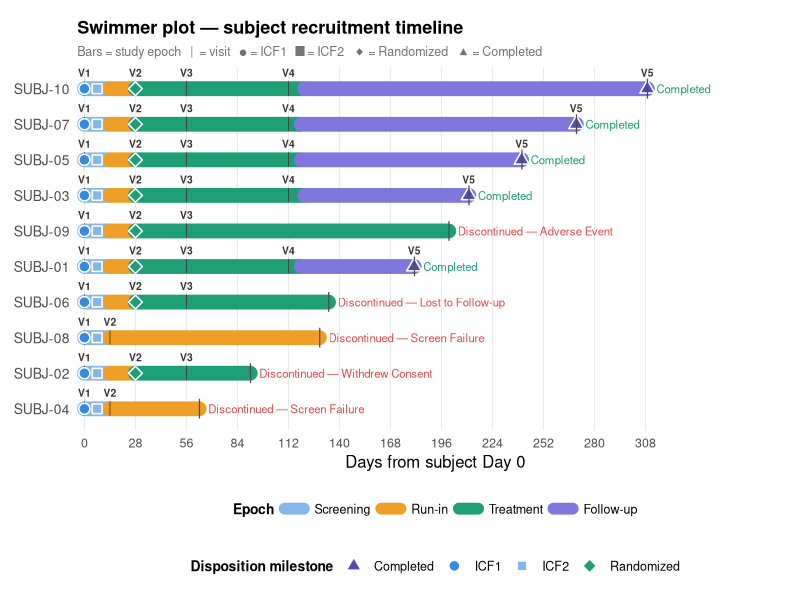

The R script that drew this image:
library(ggplot2)
library(dplyr)

# ── Data ───────────────────────────────────────────────────────────────────────
# All days are relative to each subject's own Day 0 (first study contact)

subjects_df <- data.frame(
  subject_id = paste0("SUBJ-", sprintf("%02d", 1:10)),
  site       = c("Site A","Site A","Site B","Site B","Site C",
                 "Site C","Site A","Site B","Site C","Site A"),
  stringsAsFactors = FALSE
)

epochs <- data.frame(
  subject_id  = c(
    rep("SUBJ-01",4), rep("SUBJ-02",3), rep("SUBJ-03",4),
    rep("SUBJ-04",2), rep("SUBJ-05",4), rep("SUBJ-06",3),
    rep("SUBJ-07",4), rep("SUBJ-08",2), rep("SUBJ-09",3),
    rep("SUBJ-10",4)
  ),
  epoch = c(
    "Screening","Run-in","Treatment","Follow-up",
    "Screening","Run-in","Treatment",
    "Screening","Run-in","Treatment","Follow-up",
    "Screening","Run-in",
    "Screening","Run-in","Treatment","Follow-up",
    "Screening","Run-in","Treatment",
    "Screening","Run-in","Treatment","Follow-up",
    "Screening","Run-in",
    "Screening","Run-in","Treatment",
    "Screening","Run-in","Treatment","Follow-up"
  ),
  # Each subject starts at day 0
  epoch_start = c(
    0,14,28,119,   0,14,28,   0,14,28,121,   0,14,
    0,14,28,119,   0,14,28,   0,14,28,119,   0,14,
    0,14,28,         0,14,28,121
  ),
  epoch_end = c(
    13,27,118,181,  13,27,91,  13,27,120,211,  13,63,
    13,27,118,240,  13,27,134,  13,27,118,270,  13,129,
    13,27,200,       13,27,120,309
  ),
  stringsAsFactors = FALSE
)

visits <- data.frame(
  subject_id = c(
    rep("SUBJ-01",5), rep("SUBJ-02",3), rep("SUBJ-03",5),
    rep("SUBJ-04",2), rep("SUBJ-05",5), rep("SUBJ-06",3),
    rep("SUBJ-07",5), rep("SUBJ-08",2), rep("SUBJ-09",3),
    rep("SUBJ-10",5)
  ),
  visit_label = c(
    "V1","V2","V3","V4","V5",
    "V1","V2","V3",
    "V1","V2","V3","V4","V5",
    "V1","V2",
    "V1","V2","V3","V4","V5",
    "V1","V2","V3",
    "V1","V2","V3","V4","V5",
    "V1","V2",
    "V1","V2","V3",
    "V1","V2","V3","V4","V5"
  ),
  visit_day = c(
    0,28,56,112,181,
    0,28,56,
    0,28,56,112,211,
    0,14,
    0,28,56,112,240,
    0,28,56,
    0,28,56,112,270,
    0,14,
    0,28,56,
    0,28,56,112,309
  ),
  stringsAsFactors = FALSE
)

# ── Disposition milestones (along the bar) ─────────────────────────────────────
milestones <- data.frame(
  subject_id    = c(
    rep("SUBJ-01",4), rep("SUBJ-02",3), rep("SUBJ-03",4),
    rep("SUBJ-04",2), rep("SUBJ-05",4), rep("SUBJ-06",3),
    rep("SUBJ-07",4), rep("SUBJ-08",2), rep("SUBJ-09",3),
    rep("SUBJ-10",4)
  ),
  milestone     = c(
    "ICF1","ICF2","Randomized","Completed",
    "ICF1","ICF2","Randomized",
    "ICF1","ICF2","Randomized","Completed",
    "ICF1","ICF2",
    "ICF1","ICF2","Randomized","Completed",
    "ICF1","ICF2","Randomized",
    "ICF1","ICF2","Randomized","Completed",
    "ICF1","ICF2",
    "ICF1","ICF2","Randomized",
    "ICF1","ICF2","Randomized","Completed"
  ),
  milestone_day = c(
    0,7,28,181,
    0,7,28,
    0,7,28,211,
    0,7,
    0,7,28,240,
    0,7,28,
    0,7,28,270,
    0,7,
    0,7,28,
    0,7,28,309
  ),
  stringsAsFactors = FALSE
)

# ── End-of-study disposition (label printed after bar end) ────────────────────
disposition <- data.frame(
  subject_id   = paste0("SUBJ-", sprintf("%02d", 1:10)),
  disp_label   = c(
    "Completed",
    "Discontinued — Withdrew Consent",
    "Completed",
    "Discontinued — Screen Failure",
    "Completed",
    "Discontinued — Lost to Follow-up",
    "Completed",
    "Discontinued — Screen Failure",
    "Discontinued — Adverse Event",
    "Completed"
  ),
  disp_day     = c(181, 91, 211, 63, 240, 134, 270, 129, 200, 309),
  completed    = c(TRUE,FALSE,TRUE,FALSE,TRUE,FALSE,TRUE,FALSE,FALSE,TRUE),
  stringsAsFactors = FALSE
)

# ── Subject order (longest bar on top) ────────────────────────────────────────
subj_order <- disposition %>% arrange(disp_day) %>% pull(subject_id)

epochs      <- epochs      %>% mutate(subject_id = factor(subject_id, levels = subj_order))
visits      <- visits      %>% mutate(subject_id = factor(subject_id, levels = subj_order))
milestones  <- milestones  %>% mutate(subject_id = factor(subject_id, levels = subj_order))
disposition <- disposition %>% mutate(subject_id = factor(subject_id, levels = subj_order))

# ── Colour / shape scales ─────────────────────────────────────────────────────
epoch_colors <- c(
  "Screening"  = "#85B7EB",
  "Run-in"     = "#EF9F27",
  "Treatment"  = "#1D9E75",
  "Follow-up"  = "#7F77DD"
)

milestone_shapes <- c(
  "ICF1"       = 21,   # filled circle
  "ICF2"       = 22,   # filled square
  "Randomized" = 23,   # filled diamond
  "Completed"  = 24    # filled triangle up
)

milestone_fills <- c(
  "ICF1"       = "#378ADD",
  "ICF2"       = "#85B7EB",
  "Randomized" = "#1D9E75",
  "Completed"  = "#534AB7"
)

# ── Plot ──────────────────────────────────────────────────────────────────────
max_day <- max(disposition$disp_day) + 80   # room for end labels

p <- ggplot() +
  
  # Epoch bars
  geom_segment(
    data = epochs,
    aes(x = epoch_start, xend = epoch_end,
        y = subject_id,  yend = subject_id,
        colour = epoch),
    linewidth = 5,
    lineend   = "round"
  ) +
  
  # Visit tick marks
  geom_point(
    data   = visits,
    aes(x  = visit_day, y = subject_id),
    shape  = 124,
    size   = 3.5,
    colour = "grey25"
  ) +
  
  # Visit labels above bar
  geom_text(
    data   = visits,
    aes(x  = visit_day, y = subject_id, label = visit_label),
    vjust  = -1.5,
    size   = 2.6,
    colour = "grey20",
    fontface = "bold"
  ) +
  
  # Milestone markers ON the bar
  geom_point(
    data   = milestones,
    aes(x  = milestone_day, y = subject_id,
        shape = milestone, fill = milestone),
    size   = 3.2,
    colour = "white",
    stroke = 0.8
  ) +
  
  # End-of-bar disposition label
  geom_text(
    data      = disposition,
    aes(x     = disp_day + 5,
        y     = subject_id,
        label = disp_label,
        colour = completed),   # recycle colour aesthetic
    hjust     = 0,
    size      = 2.9,
    fontface  = "plain",
    show.legend = FALSE
  ) +
  
  # Thin vertical line at end of each bar
  geom_point(
    data   = disposition,
    aes(x  = disp_day, y = subject_id),
    shape  = 124,
    size   = 5,
    colour = "grey30"
  ) +
  
  # ── Scales ──────────────────────────────────────────────────────────────────
  scale_colour_manual(
    values = c(
      "Screening" = "#85B7EB","Run-in" = "#EF9F27",
      "Treatment" = "#1D9E75","Follow-up" = "#7F77DD",
      "TRUE"  = "#1D9E75",   # Completed label colour
      "FALSE" = "#E24B4A"    # Discontinued label colour
    ),
    breaks = c("Screening","Run-in","Treatment","Follow-up"),
    name   = "Epoch"
  ) +
  
  scale_fill_manual(
    values = milestone_fills,
    name   = "Disposition milestone"
  ) +
  
  scale_shape_manual(
    values = milestone_shapes,
    name   = "Disposition milestone"
  ) +
  
  scale_x_continuous(
    name   = "Days from subject Day 0",
    breaks = seq(0, 320, by = 28),
    expand = expansion(mult = c(0.01, 0.0))
  ) +
  
  coord_cartesian(xlim = c(0, max_day)) +
  
  labs(
    title    = "Swimmer plot — subject recruitment timeline",
    subtitle = paste0(
      "Bars = study epoch   |  = visit   ",
      "\u25CF = ICF1   \u25A0 = ICF2   \u25C6 = Randomized   \u25B2 = Completed"
    ),
    y = NULL
  ) +
  
  theme_minimal(base_size = 12) +
  theme(
    panel.grid.major.y = element_blank(),
    panel.grid.minor   = element_blank(),
    panel.grid.major.x = element_line(colour = "grey92", linewidth = 0.4),
    axis.text.x        = element_text(size = 9),
    axis.text.y        = element_text(size = 10),
    legend.position    = "bottom",
    legend.box         = "vertical",
    legend.title       = element_text(face = "bold", size = 10),
    legend.text        = element_text(size = 9),
    plot.title         = element_text(face = "bold", size = 13),
    plot.subtitle      = element_text(colour = "grey45", size = 9),
    plot.margin        = margin(t = 15, r = 5, b = 10, l = 10)
  ) +
  
  guides(
    colour = guide_legend(
      override.aes = list(linewidth = 4),
      order = 1
    ),
    fill  = guide_legend(order = 2),
    shape = guide_legend(order = 2)
  )

print(p)
